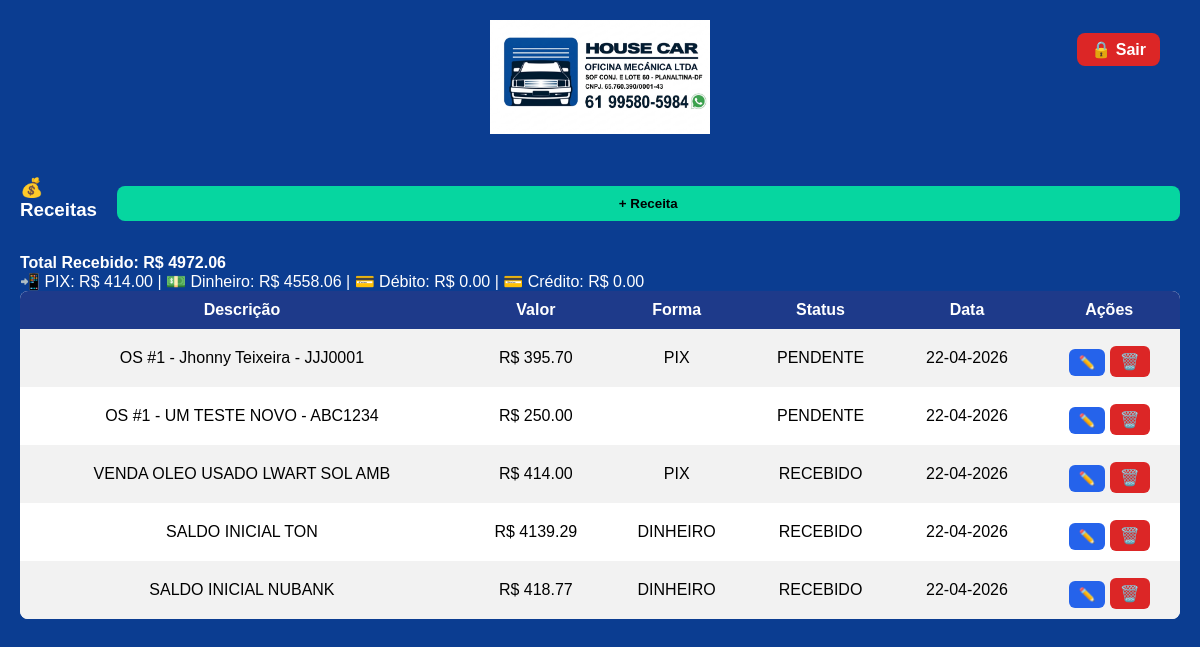
/receitas (signed in), run on the app's committed database.
### tables this page shows
CREATE TABLE receitas (
        id INTEGER PRIMARY KEY AUTOINCREMENT,

        origem TEXT, -- OS ou VENDA
        ordem_id INTEGER, -- ligação com OS (se houver)

        descricao TEXT,

        valor_original REAL,
        valor_final REAL,

        forma_pagamento TEXT,
        status TEXT,

        data TEXT
    );

### app.py (the view, shortened to what this page needs)
@app.route("/receitas", methods=["GET", "POST"])
def receitas():
    if proteger(): return proteger()
    from datetime import datetime
    pagina = int(request.args.get("pagina", 1))
    por_pagina = 10
    offset = (pagina - 1) * por_pagina
    conn = conectar()
    cursor = conn.cursor()
    cursor.execute("SELECT COUNT(*) FROM receitas")
    total_registros = cursor.fetchone()[0]
    cursor.execute(f"""
        SELECT * FROM receitas
        ORDER BY
            CASE
                WHEN status = 'PENDENTE' THEN 1
                ELSE 2
            END,
            data DESC
        LIMIT {por_pagina} OFFSET {offset}
    """)
    dados = cursor.fetchall()
    conn.close()
    total_paginas = (total_registros // por_pagina) + (1 if total_registros % por_pagina else 0)
    total = sum([r[5] for r in dados if r[7] == "RECEBIDO"])
    total_pix = sum([r[5] for r in dados if r[6] == "PIX" and r[7] == "RECEBIDO"])
    total_dinheiro = sum([r[5] for r in dados if r[6] == "DINHEIRO" and r[7] == "RECEBIDO"])
    total_debito = sum([r[5] for r in dados if r[6] == "DÉBITO" and r[7] == "RECEBIDO"])
    total_credito = sum([r[5] for r in dados if r[6] == "CRÉDITO" and r[7] == "RECEBIDO"])
    return render_template(
        "receitas.html",
        receitas=dados,
        total=total,
        total_pix=total_pix,
        total_dinheiro=total_dinheiro,
        total_debito=total_debito,
        total_credito=total_credito,
        pagina=pagina,
        total_paginas=total_paginas
    )

### app.py (called while the page is built)
@app.context_processor
def inject_user():
    return dict(tipo=session.get("tipo"))

@app.after_request
def add_header(response):
    response.headers["Cache-Control"] = "no-store, no-cache, must-revalidate, max-age=0"
    response.headers["Pragma"] = "no-cache"
    response.headers["Expires"] = "0"
    return response

def proteger():
    if not session.get("logado"):
        return redirect("/login")

def formatar_data(data):
    if not data:
        return ""
    try:
        return datetime.strptime(data, "%Y-%m-%d").strftime("%d-%m-%Y")
    except:
        return data

### banco.py (called while the page is built)
def conectar():
    return sqlite3.connect("oficina.db")

### templates/receitas.html (shortened to what this page needs)
<!DOCTYPE html>
<html lang="pt-br">
<head>
<link rel="stylesheet" href="/static/style.css">
</head>
<body>
{% include "_header.html" %}
<div class="topo-padrao">
    <h3>💰 Receitas</h3>
    <button class="btn-add" onclick="abrirModal()">+ Receita</button>
</div>
<div>
    <strong>Total Recebido: R$ {{ "%.2f"|format(total) }}</strong><br>
    📲 PIX: R$ {{ "%.2f"|format(total_pix) }} |
    💵 Dinheiro: R$ {{ "%.2f"|format(total_dinheiro) }} |
    💳 Débito: R$ {{ "%.2f"|format(total_debito) }} |
    💳 Crédito: R$ {{ "%.2f"|format(total_credito) }}
</div>
<div class="tabela-container">
<table>
<tr>
    <th>Descrição</th>
    <th>Valor</th>
    <th>Forma</th>
    <th>Status</th>
    <th>Data</th>
    <th>Ações</th>
</tr>
{% for r in receitas %}
<tr>
    <td>{{ r[3] }}</td>
    <td>R$ {{ "%.2f"|format(r[5]) }}</td>
    <td>{{ r[6] }}</td>
    <td>{{ r[7] }}</td>
    <td>
        {% if r[8] %}
            {{ formatar_data(r[8]) }}
        {% endif %}
    </td>
    <td>
        <button class="btn-acao btn-edit"
            data-id="{{ r[0] }}"
            data-valor="{{ r[5] }}"
            data-forma="{{ r[6] }}"
            data-status="{{ r[7] }}"
            onclick="abrirEdit(this)">
            ✏️
        </button>
        <a href="/excluir_receita/{{ r[0] }}"
           class="btn-acao btn-del"
           onclick="return confirm('Excluir esta receita?')">
           🗑️
        </a>
    </td>
</tr>
{% endfor %}
</table>
</div>
</body>
</html>

### static/style.css (style rules this page uses)
body { margin: 0; font-family: Arial, sans-serif; background: #0b3d91; color: white; padding: 20px; }
button { background: #1e3a8a; color: white; border: none; padding: 12px; border-radius: 8px; cursor: pointer; width: 100%; margin-top: 10px; }
.btn-acao { width: auto; padding: 5px 8px; border-radius: 6px; display: inline-block; }
table { border-collapse: collapse; }
th, td { padding: 8px; text-align: center; }
.btn-acao { width: auto !important; padding: 6px 10px; border-radius: 6px; }
td button { width: auto; }
.btn-add { background: #06d6a0; color: #000; }

### templates/receitas.html (style rules this page uses)
.topo-padrao { display: flex; justify-content: space-between; align-items: center; margin: 15px 0; }
.btn-add { background: #06d6a0; padding: 10px 14px; border-radius: 8px; font-weight: bold; border: none; }
.tabela-container { overflow-x: auto; }
table { width: 100%; border-collapse: collapse; background: white; color: black; border-radius: 8px; overflow: hidden; }
th, td { padding: 10px; text-align: center; }
th { background: #1e3a8a; color: white; }
tr:nth-child(even) { background: #f2f2f2; }
.btn-acao { padding: 6px 10px; border-radius: 6px; color: white; text-decoration: none; }
.btn-edit { background: #2563eb; }
.btn-del { background: #dc2626; }

### data on the page
receitas: descricao "OS #1 - Jhonny Teixeira - JJJ0001", valor_final "395.70", forma_pagamento "PIX", status "PENDENTE", data "22-04-2026"
receitas: descricao "OS #1 - UM TESTE NOVO - ABC1234", valor_final "250.00", status "PENDENTE", data "22-04-2026"
receitas: descricao "VENDA OLEO USADO LWART SOL AMB", valor_final "414.00", forma_pagamento "PIX", status "RECEBIDO", data "22-04-2026"
receitas: descricao "SALDO INICIAL TON", valor_final "4139.29", forma_pagamento "DINHEIRO", status "RECEBIDO", data "22-04-2026"
receitas: descricao "SALDO INICIAL NUBANK", valor_final "418.77", forma_pagamento "DINHEIRO", status "RECEBIDO", data "22-04-2026"

### other printed values
{{ "%.2f"|format(total) }} "4972.06"
{{ "%.2f"|format(total_pix) }} "414.00"
{{ "%.2f"|format(total_dinheiro) }} "4558.06"
{{ "%.2f"|format(total_debito) }} "0.00"
{{ "%.2f"|format(total_credito) }} "0.00"
